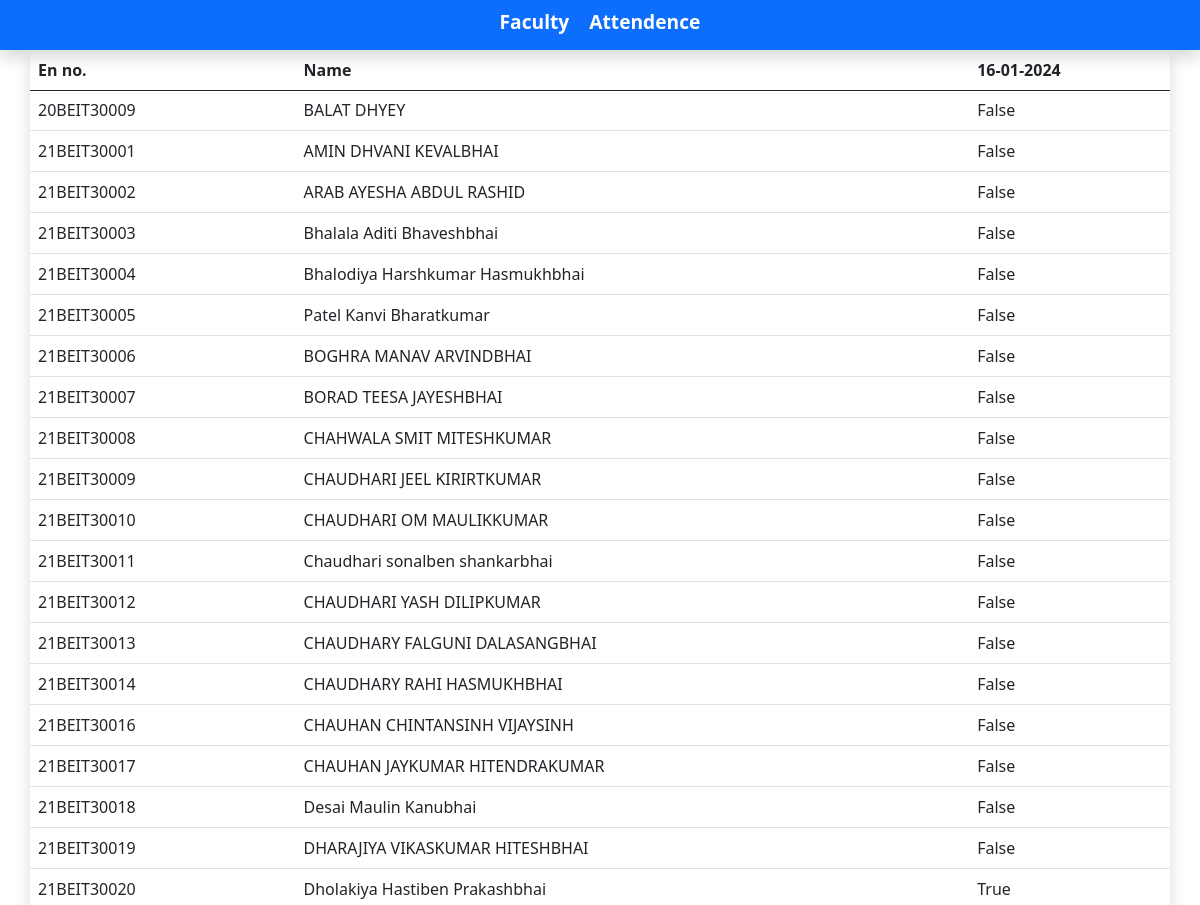
Before: /faculty/ (upper part) with the older database file.
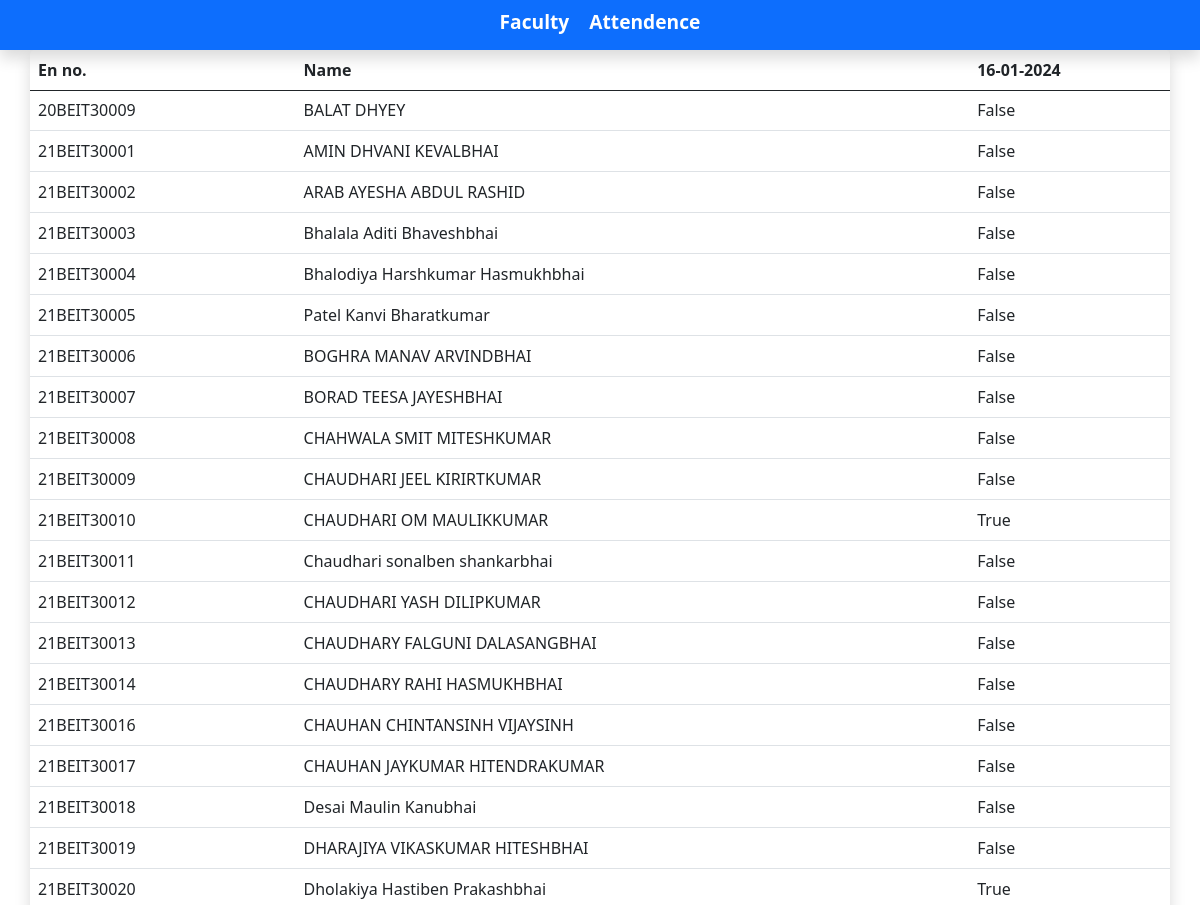
After: the same page with the newer database file.
### college_admin/models.py (models this page shows)
class register(models.Model):
    en_no = models.TextField(max_length=20,primary_key=True)
    name = models.TextField(max_length=20)
    img = models.ImageField(upload_to="img/")
    attended = models.BooleanField(default=False)

### faculty/views.py (the view, shortened to what this page needs)
# urls.py: path('',F_home,name='F_home'),
def F_home(request):
    data = register.objects.values("en_no", "name", "attended")
    context = {
        "page": "Faculty",
        "data": data,
        "current_datetime": current_datetime,
    }
    date = ""
    return render(request, "F_index.html", context)

### faculty/templates/F_index.html (shortened to what this page needs)
{% extends "./base.html" %}
{% block index %}
<table class="table container shadow rounded-3 border-5">
  <thead>
    <tr>
      <th scope="col">En no.</th>
      <th scope="col">Name</th>
      <th scope="col">{{ current_datetime|date:"d-m-Y"}}</th>
    </tr>
  </thead>
  <tbody>
    <tr>
      {% for row in data %}
    <tr>
      <td>{{ row.en_no }}</td>
      <td>{{ row.name }}</td>
      <td>{{ row.attended }}</td>
    </tr>
    {% endfor %}
    </tr>
  </tbody>
</table>
{% endblock %}

### User/templates/base.html (shortened to what this page needs)
{% load static %}
<!DOCTYPE html>
<html lang="en">
<head>
    <link href="https://cdn.jsdelivr.net/npm/bootstrap@5.0.2/dist/css/bootstrap.min.css" rel="stylesheet"
>
    <link rel="stylesheet" type="text/css" href="{% static 'css/CA_index.css' %}">
</head>
<body class="">
    <nav class="navbar navbar-dark bg-primary navbar-expand-lg center-navbar justify-content-center shadow">
        <div class="d-flex">
                <ul class="navbar-nav flex-row">
                    <li class="nav-item">
                        <a class="custom-link" href="{% url 'F_home' %}">Faculty</a>
                    </li>
                    <li class="nav-item">
                        <a class="custom-link" href="{% url 'U_home' %}">Attendence</a>
                    </li>
                </ul>
        </div>
    </nav>
    {% block index %}
    {% endblock %}
</body>
</html>

### college_admin/static/css/CA_index.css (style rules this page uses)
.custom-link { color: #ffffff; font-size: larger; text-decoration: none; margin: 10px 10px; transition: all 0.5s ease-in-out; font-weight: bold; font-family: 'Segoe UI', Tahoma, Geneva, Verdana, sans-serif; }
.nav-item { margin-bottom: 5px; }

Changed rows visible on the page:
changed register "21BEIT30010": attended "False" → "True"
